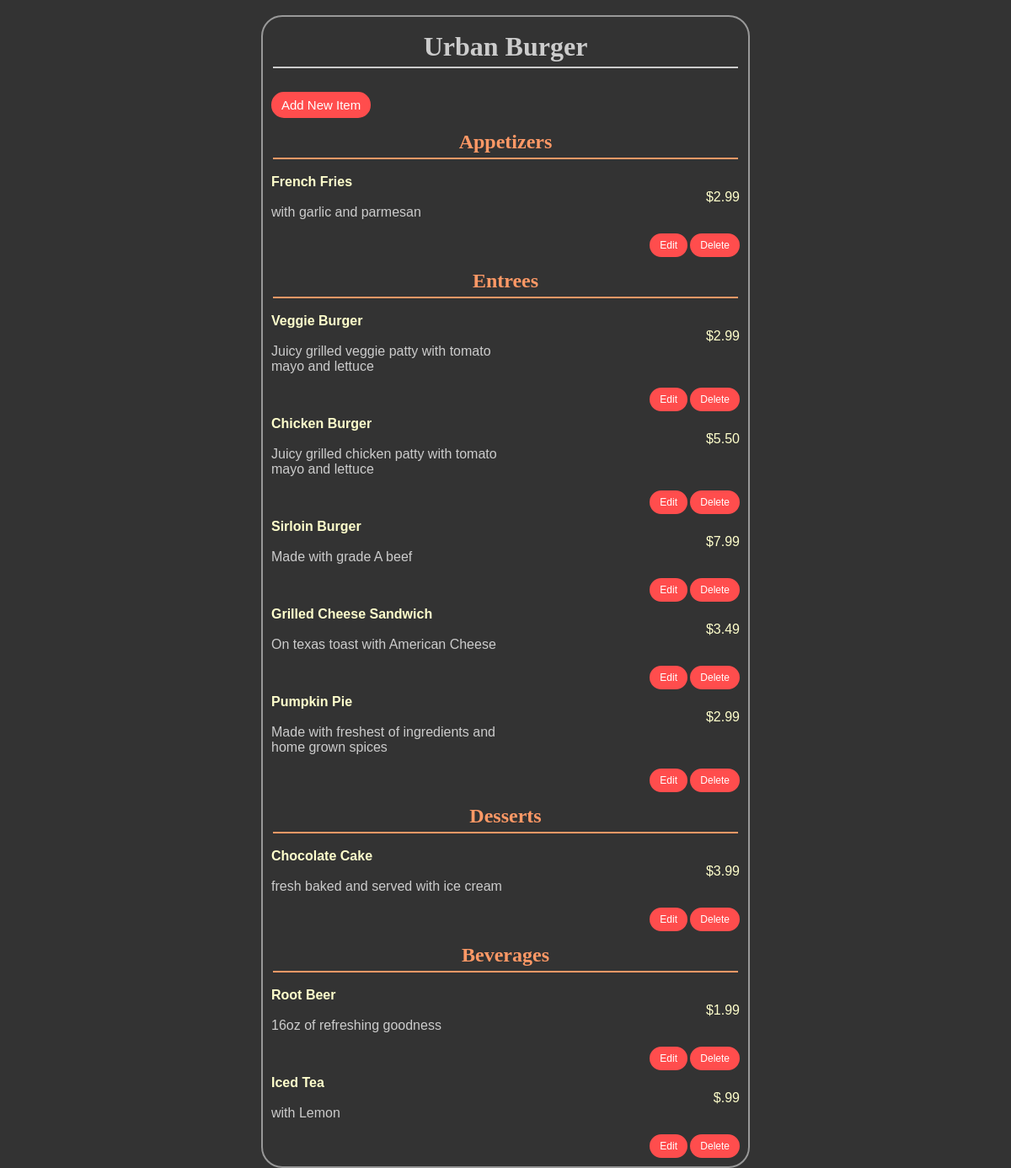
The app's page /restaurant/2/menu/ with its own data.
### database_setup.py (models this page shows, shortened)
class Restaurant(Base):
    __tablename__ = 'restaurant'
    name = Column(String(80), nullable = False)
    id = Column(Integer, primary_key = True)

class MenuItem(Base):
    __tablename__ = 'menu_item'
    name = Column(String(80), nullable = False)
    id = Column(Integer, primary_key = True)
    course = Column(String(80))
    description = Column(String(250))
    price = Column(String(8))
    restaurant_id = Column(Integer, ForeignKey('restaurant.id'))
    restaurant = relationship(Restaurant)

### flaskmenu.py (the view)
@app.route('/restaurant/<int:restaurant_id>/')
@app.route('/restaurant/<int:restaurant_id>/menu/')
def restaurantMenu(restaurant_id):
    restaurant = session.query(Restaurant).filter_by(id=restaurant_id).one()
    items = session.query(MenuItem).filter_by(restaurant_id=restaurant.id).all()
    '''
    output = ''
    for item in items:
        output += item.name
        output += '</br>'
        output += item.price
        output += '</br>'
        output += item.description
        output += '</br></br>'
    return output
    '''
    return render_template('menu.html', restaurant=restaurant, items=items)

### templates/menu.html (shortened to what this page needs)
<!DOCTYPE html>
<html lang="en">
<head>
    <link rel="stylesheet" type="text/css" href="{{ url_for('static', filename='styles.css') }}">
</head>
<body>
    <div class = 'pane'>
        <div>
            <h1>{{restaurant.name}}</h1>
        </div>
        {% if items !=[] %}
            <br>
            <div class = 'create'>
                <a href = "{{ url_for('newMenuItem', restaurant_id = restaurant.id) }}">Add New Item</a>
            </div>
            <h2>Appetizers</h2>
            {% for item in items %}
            {% if item.course == 'Appetizer' %}
            <div>
                <p class = "name"> <strong> {{item.name}} </strong> </p>
                <br>
                <p class = "price"> {{item.price}} </p>
                <br>
                <p class = "description"> {{item.description}} </p>
                <div class = "editdelete">
                    <a href="{{ url_for('editMenuItem', restaurant_id=restaurant.id, menu_id=item.id) }}">Edit</a>
                    <a href="{{ url_for('deleteMenuItem', restaurant_id=restaurant.id, menu_id=item.id) }}">Delete</a>
                </div>
                <br>
            </div>
            {% endif %}
		    {% endfor %}
            <br>
            <h2>Entrees</h2>
            {% for item in items %}
            {% if item.course == 'Entree' %}
            <div>
                <p class = "name"> <strong> {{item.name}} </strong> </p>
                <br>
                <p class = "price"> {{item.price}} </p>
                <br>
                <p class = "description"> {{item.description}} </p>
                <div class = "editdelete">
                    <a href="{{ url_for('editMenuItem', restaurant_id=restaurant.id, menu_id=item.id) }}">Edit</a>
                    <a href="{{ url_for('deleteMenuItem', restaurant_id=restaurant.id, menu_id=item.id) }}">Delete</a>
                </div>
                <br>
            </div>
            {% endif %}
		    {% endfor %}
            <br>
            <h2>Desserts</h2>
            {% for item in items %}
            {% if item.course == 'Dessert' %}
            <div>
                <p class = "name"> <strong> {{item.name}} </strong> </p>
                <br>
                <p class = "price"> {{item.price}} </p>
                <br>
                <p class = "description"> {{item.description}} </p>
                <div class = "editdelete">
                    <a href="{{ url_for('editMenuItem', restaurant_id=restaurant.id, menu_id=item.id) }}">Edit</a>
                    <a href="{{ url_for('deleteMenuItem', restaurant_id=restaurant.id, menu_id=item.id) }}">Delete</a>
                </div>
                <br>
            </div>
            {% endif %}
		    {% endfor %}
            <br>
            <h2>Beverages</h2>
            {% for item in items %}
            {% if item.course == 'Beverage' %}
            <div>
                <p class = "name"> <strong> {{item.name}} </strong> </p>
                <br>
                <p class = "price"> {{item.price}} </p>
                <br>
                <p class = "description"> {{item.description}} </p>
                <div class = "editdelete">
                    <a href="{{ url_for('editMenuItem', restaurant_id=restaurant.id, menu_id=item.id) }}">Edit</a>
                    <a href="{{ url_for('deleteMenuItem', restaurant_id=restaurant.id, menu_id=item.id) }}">Delete</a>
                </div>
                <br>
            </div>
            {% endif %}
		    {% endfor %}
        {% else %}
		    <p> You currently have no menu items. : ) <p>
		    <div class = 'create'>
                <a href = "{{ url_for('newMenuItem', restaurant_id = restaurant.id) }}">Add New Item</a>
            </div>
        {% endif %}
    </div>
</body>
</html>

### static/styles.css (style rules this page uses)
body { font-family: sans-serif; background-color: #333333; }
h1, h2 { color: #cccccc; font-family: 'georgia', serif; padding: 5px; margin: 2px; border-bottom: 2px solid; left: 50%; text-align: center; }
div { color: #ffffcc; }
h2 { color: #ff9966; }
a:link, a:visited { text-decoration: none; background-color: #ff4d4d; color: white; padding: 5px 10px; text-align: center; display: inline-block; border: 2px solid #ff4d4d; border-radius: 15px; }
.pane { position: absolute; left: 25%; right: 25%; border: 2px solid; border-radius: 25px; padding: 10px; margin: 10px; border-color: #999999; }
.create { font-size: 15px; margin-bottom: 10px; }
.name { width: 50%; float: left; }
.price { width: 50%; text-align: right; float: right; color: #ffffcc; }
.description { color: #cccccc; }
.editdelete { font-size: 12px; float: right; }

### records on screen
Restaurant: name "Urban Burger"
MenuItem: name "French Fries", price "$2.99", description "with garlic and parmesan"
MenuItem: name "Veggie Burger", price "$2.99", description "Juicy grilled veggie patty with tomato mayo and lettuce"
MenuItem: name "Chicken Burger", price "$5.50", description "Juicy grilled chicken patty with tomato mayo and lettuce"
MenuItem: name "Sirloin Burger", price "$7.99", description "Made with grade A beef"
MenuItem: name "Grilled Cheese Sandwich", price "$3.49", description "On texas toast with American Cheese"
MenuItem: name "Pumpkin Pie", price "$2.99", description "Made with freshest of ingredients and home grown spices"
MenuItem: name "Chocolate Cake", price "$3.99", description "fresh baked and served with ice cream"
MenuItem: name "Root Beer", price "$1.99", description "16oz of refreshing goodness"
MenuItem: name "Iced Tea", price "$.99", description "with Lemon"
